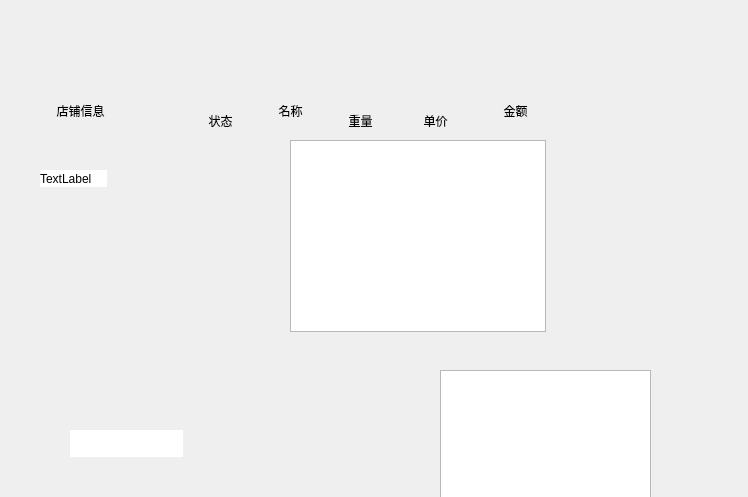
<?xml version="1.0" encoding="UTF-8"?>
<ui version="4.0">
 <class>qt_XIANGSHAN_main</class>
 <widget class="QDialog" name="qt_XIANGSHAN_main">
  <property name="geometry">
   <rect>
    <x>0</x>
    <y>0</y>
    <width>748</width>
    <height>497</height>
   </rect>
  </property>
  <property name="windowTitle">
   <string>Dialog</string>
  </property>
  <widget class="QTableView" name="tableView_dish">
   <property name="geometry">
    <rect>
     <x>290</x>
     <y>140</y>
     <width>256</width>
     <height>192</height>
    </rect>
   </property>
  </widget>
  <widget class="public_scale_led" name="widget_scale_led" native="true">
   <property name="geometry">
    <rect>
     <x>20</x>
     <y>20</y>
     <width>621</width>
     <height>51</height>
    </rect>
   </property>
  </widget>
  <widget class="QLabel" name="label_dishtotal_title">
   <property name="geometry">
    <rect>
     <x>480</x>
     <y>90</y>
     <width>71</width>
     <height>41</height>
    </rect>
   </property>
   <property name="text">
    <string>金额</string>
   </property>
   <property name="alignment">
    <set>Qt::AlignCenter</set>
   </property>
   <property name="outer_stylesheet" stdset="0">
    <string>pushbutton_type</string>
   </property>
  </widget>
  <widget class="QLabel" name="label_dishname_title">
   <property name="geometry">
    <rect>
     <x>260</x>
     <y>90</y>
     <width>61</width>
     <height>41</height>
    </rect>
   </property>
   <property name="text">
    <string>名称</string>
   </property>
   <property name="alignment">
    <set>Qt::AlignCenter</set>
   </property>
   <property name="outer_stylesheet" stdset="0">
    <string>pushbutton_type</string>
   </property>
  </widget>
  <widget class="QLabel" name="label_dishnum_title">
   <property name="geometry">
    <rect>
     <x>330</x>
     <y>100</y>
     <width>61</width>
     <height>41</height>
    </rect>
   </property>
   <property name="text">
    <string>重量</string>
   </property>
   <property name="alignment">
    <set>Qt::AlignCenter</set>
   </property>
   <property name="outer_stylesheet" stdset="0">
    <string>pushbutton_type</string>
   </property>
  </widget>
  <widget class="tableview_item" name="tableView_m">
   <property name="geometry">
    <rect>
     <x>440</x>
     <y>370</y>
     <width>211</width>
     <height>171</height>
    </rect>
   </property>
  </widget>
  <widget class="QLabel" name="label_shop_title">
   <property name="geometry">
    <rect>
     <x>30</x>
     <y>90</y>
     <width>101</width>
     <height>41</height>
    </rect>
   </property>
   <property name="text">
    <string>店铺信息</string>
   </property>
   <property name="alignment">
    <set>Qt::AlignCenter</set>
   </property>
   <property name="outer_stylesheet" stdset="0">
    <string>pushbutton_type</string>
   </property>
  </widget>
  <widget class="QLabel" name="label_dishprice_title">
   <property name="geometry">
    <rect>
     <x>400</x>
     <y>100</y>
     <width>71</width>
     <height>41</height>
    </rect>
   </property>
   <property name="text">
    <string>单价</string>
   </property>
   <property name="alignment">
    <set>Qt::AlignCenter</set>
   </property>
   <property name="outer_stylesheet" stdset="0">
    <string>pushbutton_type</string>
   </property>
  </widget>
  <widget class="QLabel" name="label_state_title">
   <property name="geometry">
    <rect>
     <x>190</x>
     <y>100</y>
     <width>61</width>
     <height>41</height>
    </rect>
   </property>
   <property name="text">
    <string>状态</string>
   </property>
   <property name="alignment">
    <set>Qt::AlignCenter</set>
   </property>
   <property name="outer_stylesheet" stdset="0">
    <string>pushbutton_type</string>
   </property>
  </widget>
  <widget class="QLineEdit" name="lineEdit_ip">
   <property name="geometry">
    <rect>
     <x>70</x>
     <y>430</y>
     <width>113</width>
     <height>27</height>
    </rect>
   </property>
   <property name="styleSheet">
    <string notr="true">border:0px;</string>
   </property>
  </widget>
  <widget class="QLabel" name="label_shop">
   <property name="geometry">
    <rect>
     <x>40</x>
     <y>170</y>
     <width>67</width>
     <height>17</height>
    </rect>
   </property>
   <property name="styleSheet">
    <string notr="true">background:white;
color:black;</string>
   </property>
   <property name="text">
    <string>TextLabel</string>
   </property>
  </widget>
  <widget class="QPushButton" name="pushButton_settings">
   <property name="geometry">
    <rect>
     <x>190</x>
     <y>430</y>
     <width>41</width>
     <height>27</height>
    </rect>
   </property>
   <property name="focusPolicy">
    <enum>Qt::NoFocus</enum>
   </property>
   <property name="text">
    <string/>
   </property>
   <property name="icon">
    <iconset resource="../res.qrc">
     <normaloff>:/image/hightcontrast/emblem-system.png</normaloff>:/image/hightcontrast/emblem-system.png</iconset>
   </property>
   <property name="iconSize">
    <size>
     <width>30</width>
     <height>30</height>
    </size>
   </property>
   <property name="flat">
    <bool>true</bool>
   </property>
  </widget>
  <widget class="QPushButton" name="pushButton_shutdown">
   <property name="geometry">
    <rect>
     <x>160</x>
     <y>430</y>
     <width>41</width>
     <height>27</height>
    </rect>
   </property>
   <property name="focusPolicy">
    <enum>Qt::NoFocus</enum>
   </property>
   <property name="text">
    <string/>
   </property>
   <property name="icon">
    <iconset resource="../res.qrc">
     <normaloff>:/image/shutdown.png</normaloff>:/image/shutdown.png</iconset>
   </property>
   <property name="iconSize">
    <size>
     <width>30</width>
     <height>30</height>
    </size>
   </property>
   <property name="flat">
    <bool>true</bool>
   </property>
  </widget>
 </widget>
 <customwidgets>
  <customwidget>
   <class>tableview_item</class>
   <extends>QTableView</extends>
   <header>tableview_item.h</header>
  </customwidget>
  <customwidget>
   <class>public_scale_led</class>
   <extends>QWidget</extends>
   <header>public_scale_led.h</header>
   <container>1</container>
  </customwidget>
 </customwidgets>
 <resources>
  <include location="../res.qrc"/>
 </resources>
 <connections/>
</ui>
